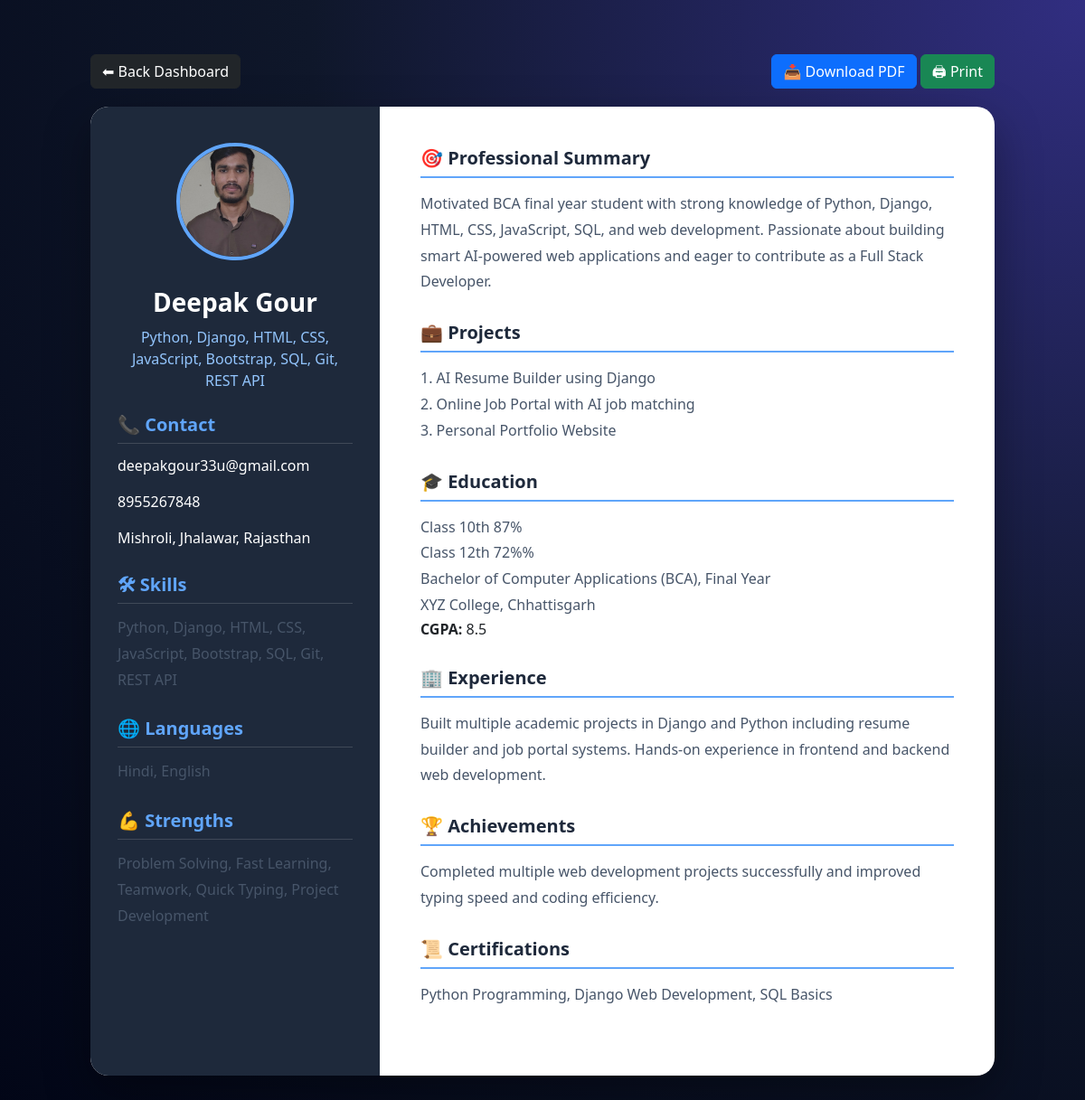
/resume-preview/ (signed in), run on the app's committed database.
### accounts/models.py (models this page shows, shortened)
class ResumeProfile(models.Model):
    user = models.OneToOneField(User, on_delete=models.CASCADE)
    full_name = models.CharField(max_length=100)
    photo = models.ImageField(upload_to='profile_photos/', blank=True, null=True)
    email = models.EmailField()
    phone = models.CharField(max_length=15)
    location = models.CharField(max_length=100, blank=True)
    linkedin = models.URLField(blank=True)
    github = models.URLField(blank=True)
    objective = models.TextField(blank=True)
    skills = models.TextField()
    strengths = models.TextField(blank=True)
    education = models.TextField()
    cgpa = models.CharField(max_length=20, blank=True)
    experience = models.TextField(blank=True)
    projects = models.TextField(blank=True)
    certifications = models.TextField(blank=True)
    achievements = models.TextField(blank=True)
    hobbies = models.TextField(blank=True)
    languages = models.TextField(blank=True)

### accounts/views.py (the view)
# urls.py: path("resume-preview/", views.resume_preview, name="resume_preview"),
@login_required
def resume_preview(request):
    resume = ResumeProfile.objects.get(user=request.user)
    return render(request, "resume_preview.html", {"resume": resume})

### accounts/templates/resume_preview.html (shortened to what this page needs)
<!doctype html>
<html>
  <head>
    <link
      href="https://cdn.jsdelivr.net/npm/bootstrap@5.3.3/dist/css/bootstrap.min.css"
      rel="stylesheet"
    />
  </head>
  <body>
    <div class="top-actions">
      <a href="/dashboard/" class="btn btn-dark">⬅ Back Dashboard</a>
      <div>
        <button onclick="window.print()" class="btn btn-primary">
          📥 Download PDF
        </button>
        <button onclick="window.print()" class="btn btn-success">
          🖨 Print
        </button>
      </div>
    </div>
    <div class="resume">
      <div class="left">
        <div class="profile">
          {% if resume.photo %}
          <img src="{{ resume.photo.url }}" alt="Profile" />
          {% else %} {{ resume.full_name|slice:":2"|upper }} {% endif %}
        </div>
        <div class="name">{{ resume.full_name }}</div>
        <div class="role">{{ resume.skills }}</div>
        <div class="left-section">
          <h5>📞 Contact</h5>
          <p>{{ resume.email }}</p>
          <p>{{ resume.phone }}</p>
          <p>{{ resume.location }}</p>
        </div>
        <div class="left-section">
          <h5>🛠 Skills</h5>
          <div class="text">{{ resume.skills }}</div>
        </div>
        <div class="left-section">
          <h5>🌐 Languages</h5>
          <div class="text">{{ resume.languages }}</div>
        </div>
        <div class="left-section">
          <h5>💪 Strengths</h5>
          <div class="text">{{ resume.strengths }}</div>
        </div>
      </div>
      <div class="right">
        <div class="section">
          <h4>🎯 Professional Summary</h4>
          <div class="text">{{ resume.objective }}</div>
        </div>
        <div class="section">
          <h4>💼 Projects</h4>
          <div class="text">{{ resume.projects }}</div>
        </div>
        <div class="section">
          <h4>🎓 Education</h4>
          <div class="text">{{ resume.education }}</div>
          <p><strong>CGPA:</strong> {{ resume.cgpa }}</p>
        </div>
        <div class="section">
          <h4>🏢 Experience</h4>
          <div class="text">{{ resume.experience }}</div>
        </div>
        <div class="section">
          <h4>🏆 Achievements</h4>
          <div class="text">{{ resume.achievements }}</div>
        </div>
        <div class="section">
          <h4>📜 Certifications</h4>
          <div class="text">{{ resume.certifications }}</div>
        </div>
      </div>
    </div>
  </body>
</html>

### accounts/templates/resume_preview.html (style rules this page uses)
body { background: radial-gradient( circle at top right, #312e81, #0f172a, #020617 ); min-height: 100vh; padding: 40px; font-family: "Segoe UI", sans-serif; }
.resume { max-width: 1000px; margin: auto; background: white; display: grid; grid-template-columns: 320px 1fr; border-radius: 20px; overflow: hidden; box-shadow: 0 20px 50px rgba(0, 0, 0, 0.35); }
.left { background: #1e293b; color: white; padding: 40px 30px; }
.profile { width: 130px; height: 130px; border-radius: 50%; overflow: hidden; margin: 0 auto 25px; border: 4px solid #60a5fa; background: #334155; display: flex; align-items: center; justify-content: center; font-size: 40px; }
.profile img { width: 100%; height: 100%; object-fit: cover; }
.name { text-align: center; font-size: 28px; font-weight: 700; margin-bottom: 6px; }
.role { text-align: center; color: #93c5fd; margin-bottom: 25px; }
.left-section { margin-bottom: 28px; }
.left-section h5 { color: #60a5fa; font-weight: 600; margin-bottom: 12px; border-bottom: 1px solid rgba(255, 255, 255, 0.15); padding-bottom: 8px; }
.right { padding: 45px; }
.section { margin-bottom: 30px; }
.section h4 { font-size: 20px; font-weight: 700; color: #1e293b; border-bottom: 2px solid #60a5fa; padding-bottom: 8px; margin-bottom: 14px; }
.text { color: #475569; line-height: 1.8; white-space: pre-line; }
.top-actions { max-width: 1000px; margin: 20px auto; display: flex; justify-content: space-between; }

### data on the page
ResumeProfile: photo (picture), full_name "Deepak Gour", skills "Python, Django, HTML, CSS, JavaScript, Bootstrap, SQL, Git, REST API", email "deepakgour33u@gmail.com", phone "8955267848", location "Mishroli, Jhalawar, Rajasthan", languages "Hindi, English", strengths "Problem Solving, Fast Learning, Teamwork, Quick Typing, Project Development", objective "Motivated BCA final year student with strong knowledge of Python, Django, HTML, CSS, JavaScript, SQL, and web development. Passionate about building smart AI-powered web applications and eager to contribute as a Full Stack Developer.", projects "1. AI Resume Builder using Django 2. Online Job Portal with AI job matching 3. Personal Portfolio Website", education "Class 10th 87% Class 12th 72%% Bachelor of Computer Applications (BCA), Final Year XYZ College, Chhattisgarh", cgpa "8.5", experience "Built multiple academic projects in Django and Python including resume builder and job portal systems. Hands-on experience in frontend and backend web development.", achievements "Completed multiple web development projects successfully and improved typing speed and coding efficiency.", certifications "Python Programming, Django Web Development, SQL Basics"
